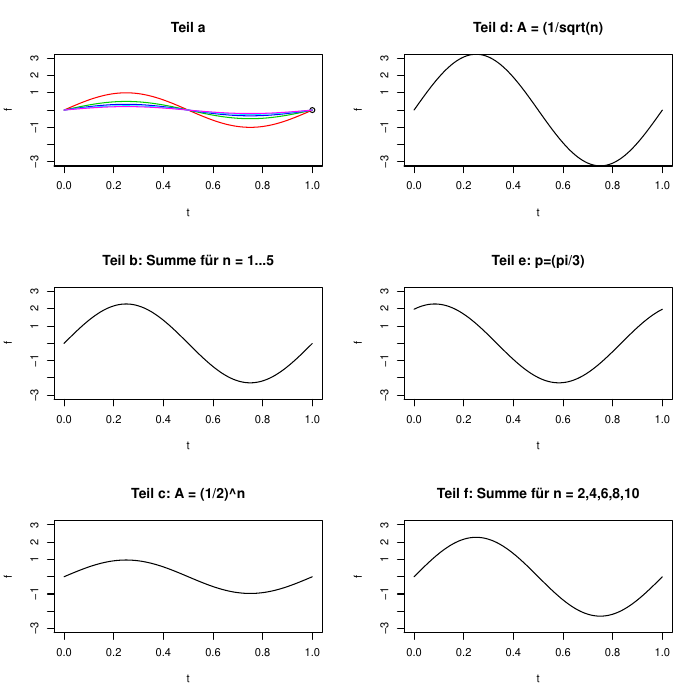

Reproduce this figure in R.
#### Aufgabe 2 #####

#Definitionsbereich
t <- seq(0,1,0.01)

#Sinuswelle
#Frequenz n =>1/n
fn <- function(n, A=(1/n), p=0){

  f <- A*sin(((2*pi)/(1/n))*t+p)
  
}

pdf(file = 'sinus2.pdf')
#Layout der Plots
layout (matrix (c(1,2,3,4,5,6), ncol=2))

#### a #### 
plot(x = t, main = "Teil a", xlim = range(0:1), ylim = range(-1:1), xlab = 't', ylab = 'f')
for(n in seq(1:5)) lines(x = t,y = fn(n), col = n+1)

#### b ####
temp <- 0
for (n in seq(1:5)) {
  temp <- temp + fn(n)
}
plot(x = t,y = temp, type = 'l', xlim = range(0:1), ylim = range(-2:2), main = 'Teil b: Summe f?r n = 1...5', ylab = 'f')

#### c #### 
temp <- 0
for (n in seq(1:5)) {
  temp <- temp + fn(n, A = (1/2)**n)
}
plot(x = t,y = temp, type = 'l', xlim = range(0:1), ylim = range(-1:1), main = 'Teil c: A = (1/2)^n', ylab = 'f')

#### d ####
temp <- 0
for (n in seq(1:5)) {
  temp <- temp + fn(n, A = (1/sqrt(n)))
}
plot(x = t,y = temp, type = 'l', xlim = range(0:1), ylim = range(-3:3), main = 'Teil d: A = (1/sqrt(n)', ylab = 'f')

#### e ####
temp <- 0
for (n in seq(1:5)) {
  temp <- temp + fn(n, p=(pi/3))
}
plot(x = t,y = temp, type = 'l', xlim = range(0:1), ylim = range(-3:3), main = 'Teil e: p=(pi/3)', ylab = 'f')

#### f ####
temp <- 0
for (n in seq(2,10,2)) {
  temp <- temp + fn(n)
}
plot(x = t,y = temp, type = 'l', xlim = range(0:1), ylim = range(-1:1), main = 'Teil f: Summe f?r n = 2,4,6,8,10', ylab = 'f')

#
layout (1) 
^dev.off()